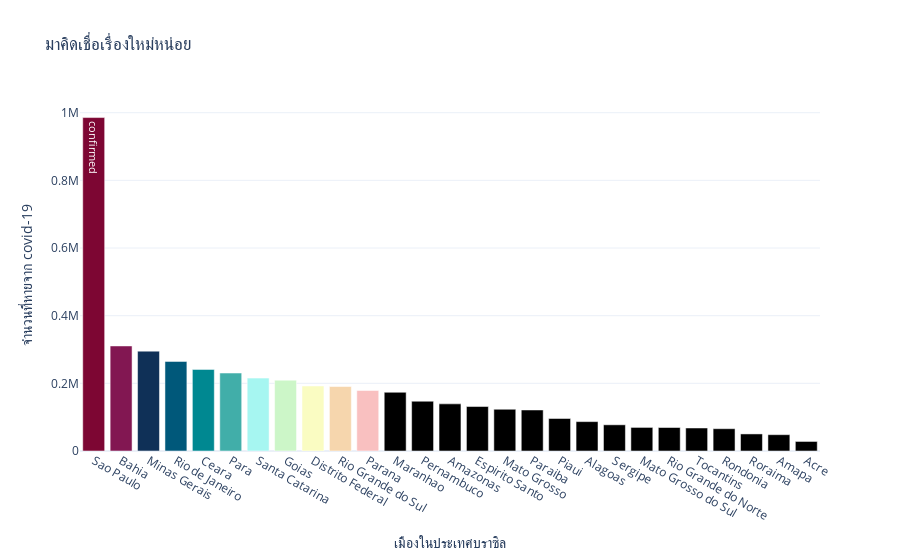

Write notebook code for a chart like this one.
### Code cell
#สมมติถ้าอยากได้ 10 ประเทศก็ slicing เอา เช่น [0:10] งี้

fig = go.Figure(data=[go.Bar(
            x=Data_BZ_state['province'], y=Data_BZ_state['confirmed'],
            text=['confirmed'],
            textposition='auto',
            marker_color=['#7d0633','#821752','#0f3057','#00587a','#008891','#41aea9','#a6f6f1','#ccf6c8','#fafcc2','#f6d6ad','#f9c0c0'],

        )])
fig.update_layout(
    title='มาคิดเชื่อเรื่องใหม่หน่อย',
    xaxis_title="เมืองในประเทศบราซิล",
    yaxis_title="จำนวนผู้ติดเชื้อ",
    template='plotly_white'
)
fig.show()
#ความแออัดของเมืองมีผลต่อ covid-19 หรือไม่? เป็นการพูดถึงเรื่องของพื้นที่

### Figure 1 — Plotly figure (JSON) as saved in the notebook; plotly's stock layout.template omitted (floating-point values rounded to 4 significant figures)
{"data": [{"marker": {"color": ["#7d0633", "#821752", "#0f3057", "#00587a", "#008891", "#41aea9", "#a6f6f1", "#ccf6c8", "#fafcc2", "#f6d6ad", "#f9c0c0"]}, "text": ["confirmed"], "textposition": "auto", "type": "bar", "x": ["Sao Paulo", "Bahia", "Minas Gerais", "Rio de Janeiro", "Ceara", "Para", "Santa Catarina", "Goias", "Distrito Federal", "Rio Grande do Sul", "Parana", "Maranhao", "Pernambuco", "Amazonas", "Espirito Santo", "Mato Grosso", "Paraiba", "Piaui", "Alagoas", "Sergipe", "Mato Grosso do Sul", "Rio Grande do Norte", "Tocantins", "Rondonia", "Roraima", "Amapa", "Acre"], "y": [985628, 310526, 295169, 264783, 241159, 230449, 215478, 209411, 192245, 190572, 178898, 173564, 147171, 139326, 131490, 123416, 121267, 96086, 86879, 77440, 69706, 69433, 68003, 65911, 50449, 48254, 28222]}], "layout": {"title": {"text": "มาคิดเชื่อเรื่องใหม่หน่อย"}, "xaxis": {"title": {"text": "เมืองในประเทศบราซิล"}}, "yaxis": {"title": {"text": "จำนวนที่หายจาก covid-19"}}}}
